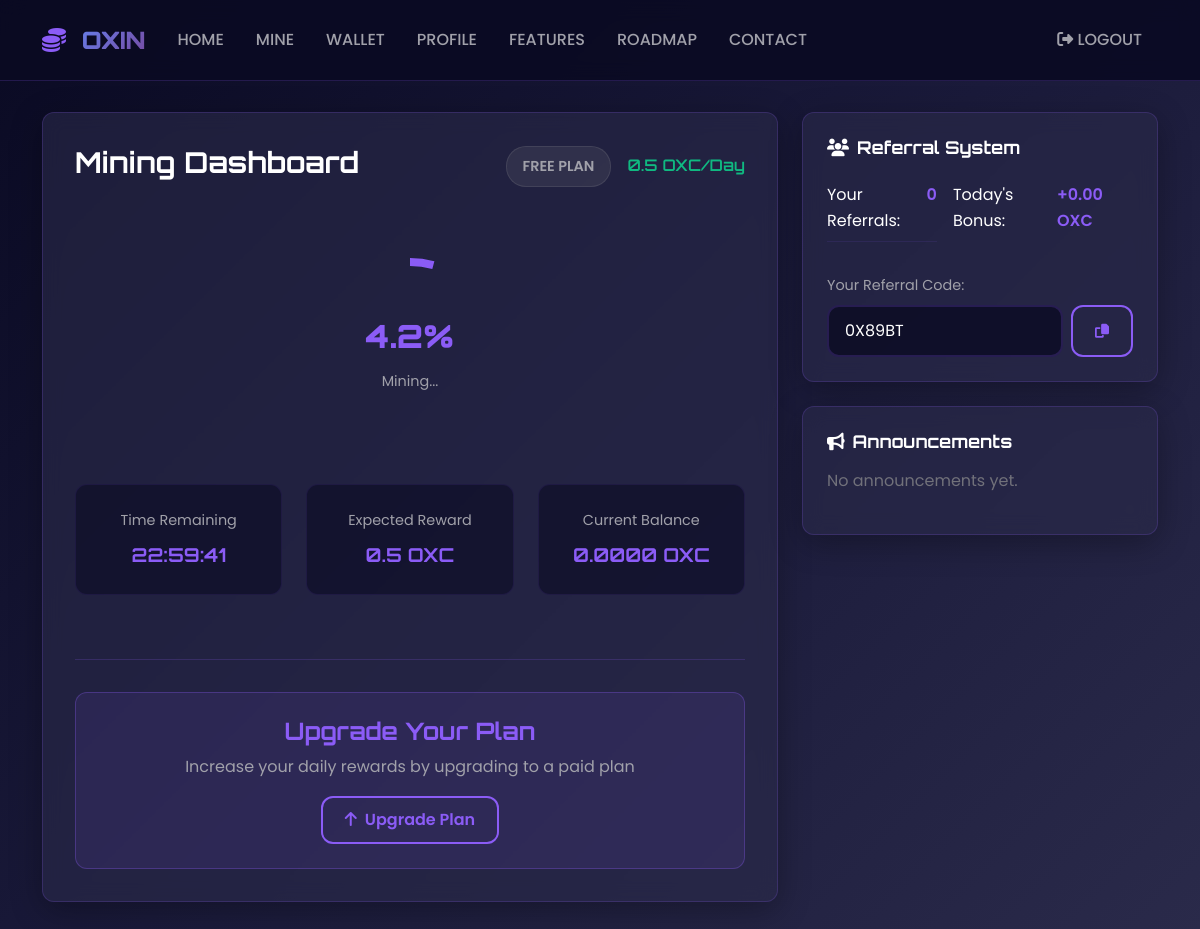
The page /mining (signed in) on the database its author committed.
### models.py (models this page shows, shortened)
class User(db.Model):
    id = db.Column(db.Integer, primary_key=True)
    name = db.Column(db.String(100), nullable=False)
    email = db.Column(db.String(120), unique=True, nullable=False)
    password_hash = db.Column(db.String(256), nullable=False)
    country = db.Column(db.String(100), nullable=False)
    referral_code = db.Column(db.String(10), unique=True, nullable=False)
    referred_by = db.Column(db.Integer, db.ForeignKey('user.id'), nullable=True)
    balance = db.Column(db.Float, default=0.0)
    plan_type = db.Column(db.String(20), default='free')  # free, paid
    plan_amount = db.Column(db.Float, default=0.0)
    daily_reward = db.Column(db.Float, default=0.5)  # OXC per day
    created_at = db.Column(db.DateTime, default=datetime.utcnow)
    is_active = db.Column(db.Boolean, default=True)
    mining_sessions = db.relationship('MiningSession', backref='user', lazy='select')
    deposits = db.relationship('Deposit', backref='user', lazy='select')
    def get_active_mining_session(self):
        return MiningSession.query.filter_by(
            user_id=self.id,
            is_active=True
        ).first()
    def get_referral_bonus(self):
        today = datetime.utcnow().date()
        bonus = 0.0
        try:
            referral_users = User.query.filter_by(referred_by=self.id).all()
        except Exception:
            bonus = 0.0
        return bonus
    def get_referrals_count(self):
        try:
            return User.query.filter_by(referred_by=self.id).count()
        except Exception:
            return 0

### routes.py (the view)
@app.route('/mining')
def mining():
    if 'user_id' not in session:
        return redirect(url_for('auth'))
    user = User.query.get(session['user_id'])
    if not user:
        return redirect(url_for('auth'))
    active_session = user.get_active_mining_session()
    announcements = Announcement.query.filter_by(is_active=True).order_by(Announcement.created_at.desc()).limit(5).all()
    return render_template('mining.html', user=user, active_session=active_session, announcements=announcements)

### templates/mining.html (shortened to what this page needs)
{% extends "base.html" %}
{% block content %}
<section class="mining-section">
    <div class="container">
        <div class="row">
            <div class="col-lg-8">
                <div class="mining-dashboard">
                    <div class="dashboard-header">
                        <h2 class="dashboard-title">Mining Dashboard</h2>
                        <div class="user-plan">
                            <span class="plan-badge plan-{{ user.plan_type }}">{{ user.plan_type.title() }} Plan</span>
                            <span class="daily-reward">{{ user.daily_reward }} OXC/Day</span>
                        </div>
                    </div>
                    {% if not active_session %}
                    <div class="mining-start">
                        <div class="mining-visual">
                            <div class="mining-circle">
                                <div class="mining-icon">
                                    <i class="fas fa-pickaxe"></i>
                                </div>
                                <div class="mining-text">
                                    <h3>Ready to Mine</h3>
                                    <p>Start your 24-hour mining session</p>
                                </div>
                            </div>
                        </div>
                        <div class="mining-actions">
                            {% if user.can_start_mining() %}
                                <button class="btn btn-neon btn-lg" onclick="startMining()">
                                    <i class="fas fa-play me-2"></i>Start Mining
                                </button>
                            {% else %}
                                <button class="btn btn-secondary btn-lg" disabled>
                                    <i class="fas fa-clock me-2"></i>Wait 24 Hours
                                </button>
                            {% endif %}
                        </div>
                    </div>
                    {% else %}
                    <div class="mining-active">
                        <div class="mining-progress">
                            <div class="progress-circle">
                                <svg class="progress-ring" width="200" height="200">
                                    <circle class="progress-ring-circle" stroke="var(--neon-purple)" stroke-width="8" fill="transparent" r="90" cx="100" cy="100"/>
                                </svg>
                                <div class="progress-content">
                                    <div class="progress-percentage">0%</div>
                                    <div class="progress-text">Mining...</div>
                                </div>
                            </div>
                        </div>
                        <div class="mining-stats">
                            <div class="stat-item">
                                <div class="stat-label">Time Remaining</div>
                                <div class="stat-value" id="timeRemaining">--:--:--</div>
                            </div>
                            <div class="stat-item">
                                <div class="stat-label">Expected Reward</div>
                                <div class="stat-value">{{ user.daily_reward }} OXC</div>
                            </div>
                            <div class="stat-item">
                                <div class="stat-label">Current Balance</div>
                                <div class="stat-value">{{ "%.4f"|format(user.balance) }} OXC</div>
                            </div>
                        </div>
                    </div>
                    {% endif %}
                    {% if user.plan_type == 'free' %}
                    <div class="plan-upgrade">
                        <div class="upgrade-card">
                            <h4>Upgrade Your Plan</h4>
                            <p>Increase your daily rewards by upgrading to a paid plan</p>
                            <button class="btn btn-outline-neon" data-bs-toggle="modal" data-bs-target="#upgradeModal">
                                <i class="fas fa-arrow-up me-2"></i>Upgrade Plan
                            </button>
                        </div>
                    </div>
                    {% endif %}
                </div>
            </div>
            <div class="col-lg-4">
                <div class="sidebar">
                    <div class="sidebar-card">
                        <h5 class="card-title">
                            <i class="fas fa-users me-2"></i>Referral System
                        </h5>
                        <div class="referral-stats">
                            <div class="stat-row">
                                <span>Your Referrals:</span>
                                <span class="text-neon">{{ user.get_referrals_count() }}</span>
                            </div>
                            <div class="stat-row">
                                <span>Today's Bonus:</span>
                                <span class="text-neon">+{{ "%.2f"|format(user.get_referral_bonus()) }} OXC</span>
                            </div>
                        </div>
                        <div class="referral-code">
                            <label>Your Referral Code:</label>
                            <div class="code-input">
                                <input type="text" class="form-control" value="{{ user.referral_code }}" readonly>
                                <button class="btn btn-sm btn-outline-neon" onclick="copyReferralCode()">
                                    <i class="fas fa-copy"></i>
                                </button>
                            </div>
                        </div>
                    </div>
                    <div class="sidebar-card">
                        <h5 class="card-title">
                            <i class="fas fa-bullhorn me-2"></i>Announcements
                        </h5>
                        <div class="announcements">
                            {% if not announcements %}
                            <p class="text-muted">No announcements yet.</p>
                            {% endif %}
                        </div>
                    </div>
                </div>
            </div>
        </div>
    </div>
</section>
{% endblock %}

### rows shown on the page
User: plan_type "FREE", daily_reward "0.5", balance "0.0000", referral_code "0X89BT"

### other values the page prints
{{ user.get_referrals_count() }} "0"
{{ "%.2f"|format(user.get_referral_bonus()) }} "0.00"
